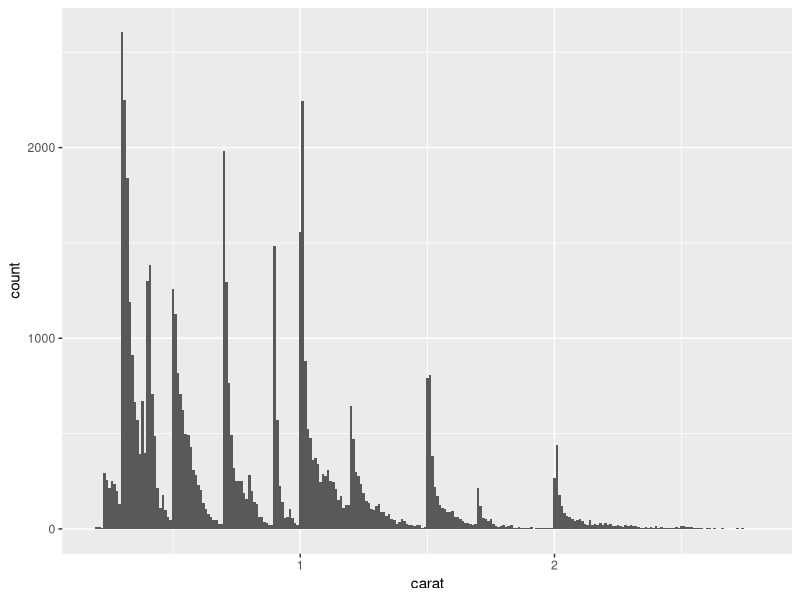
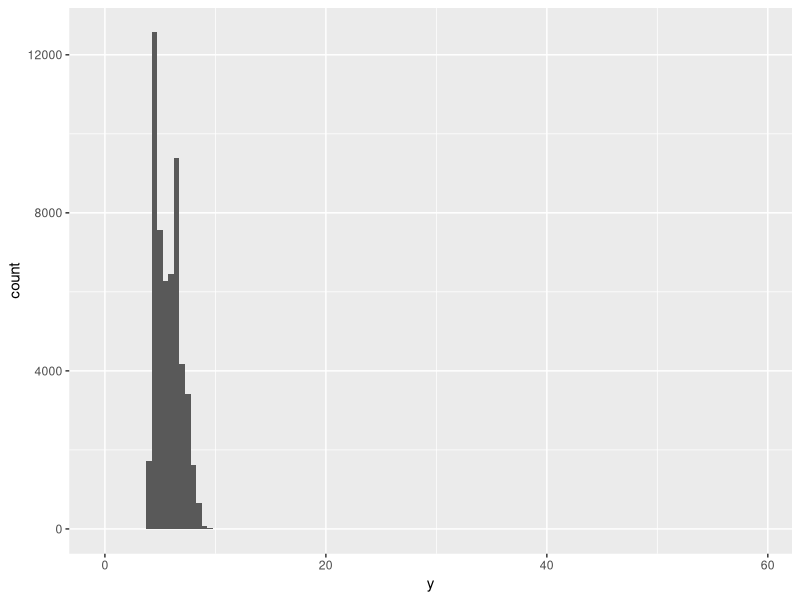
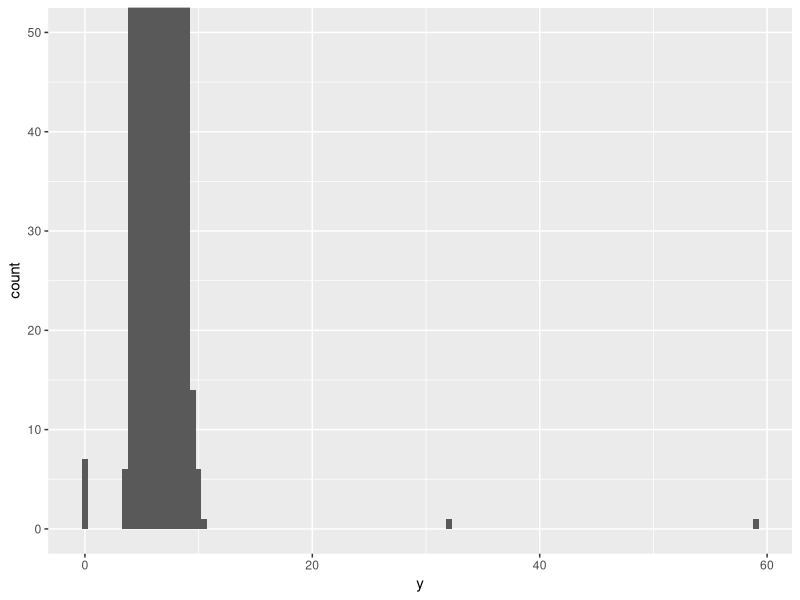
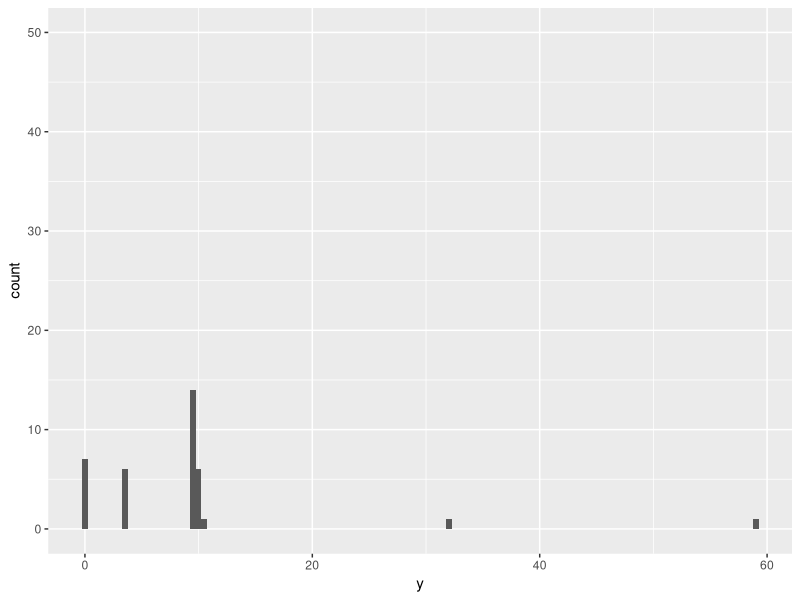

Write R code to recreate these figures, in order.
## ---- chunk 1
knitr::opts_chunk$set(
  collapse = TRUE,
  comment = "#>"
)
## ---- chunk 2
library(tidyverse)
## ---- chunk 3
diamonds %>% 
  select(price, carat, x, y, z)
## ---- chunk 4
diamonds %>% 
  glimpse()
## ---- chunk 5
smaller <- diamonds %>% 
  filter(carat < 3)

ggplot(data = smaller, mapping = aes(x = carat)) +
  geom_histogram(binwidth = 0.01)
## ---- chunk 6
ggplot(diamonds) + 
  geom_histogram(mapping = aes(x = y), binwidth = 0.5)
## ---- chunk 7
ggplot(diamonds) + 
  geom_histogram(mapping = aes(x = y), binwidth = 0.5) +
  coord_cartesian(ylim = c(0, 50))
## ---- chunk 8
ggplot(diamonds) + 
  geom_histogram(mapping = aes(x = y), binwidth = 0.5) +
  ylim(c(0, 50))
## ---- chunk 9
unusual <- diamonds %>% 
  filter(y < 3 | y > 20) %>% 
  select(price, x, y, z) %>%
  arrange(y)
unusual
